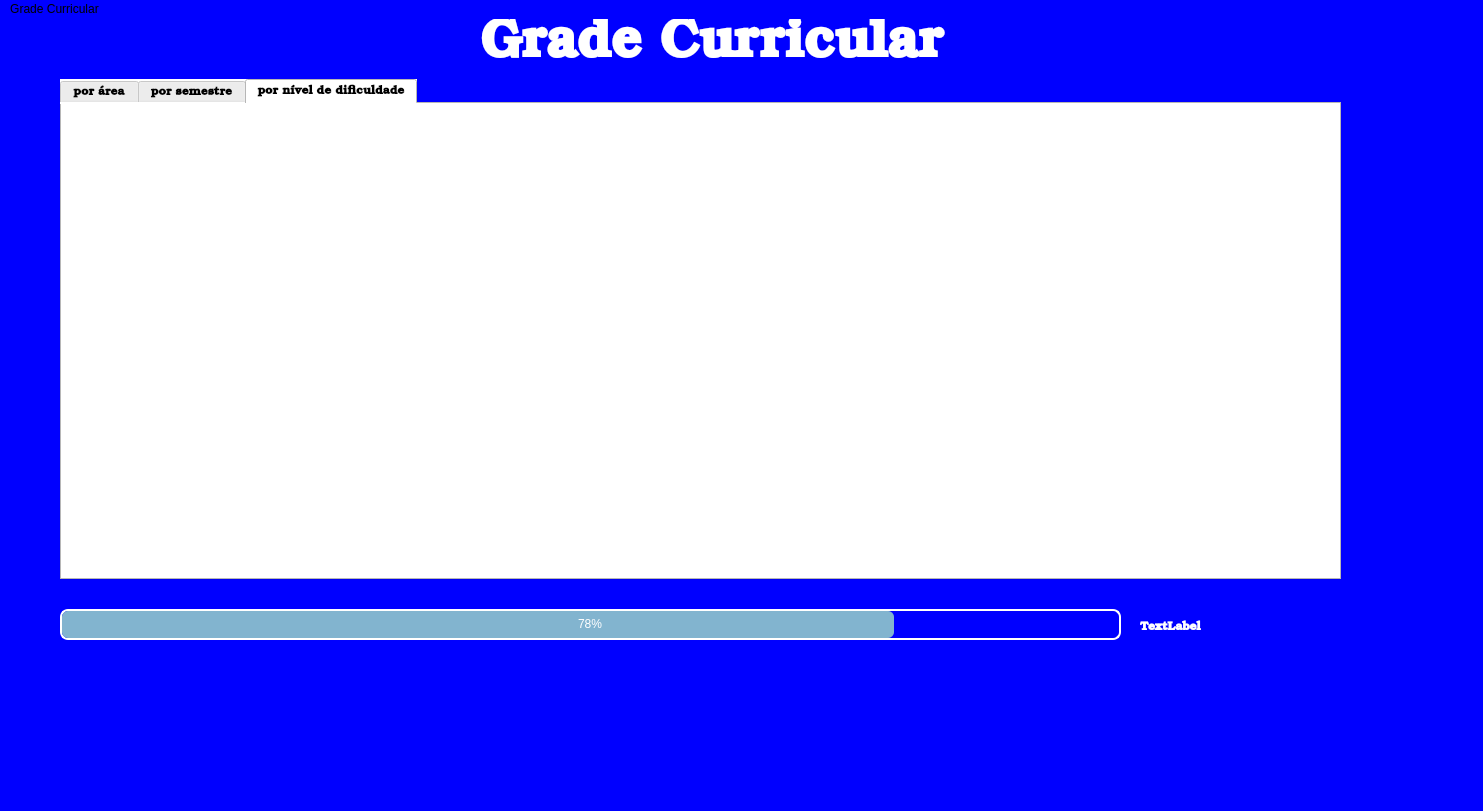
<?xml version="1.0" encoding="UTF-8"?>
<ui version="4.0">
 <class>ModuloGradeCompleta</class>
 <widget class="QMainWindow" name="ModuloGradeCompleta">
  <property name="geometry">
   <rect>
    <x>0</x>
    <y>0</y>
    <width>1483</width>
    <height>811</height>
   </rect>
  </property>
  <property name="windowTitle">
   <string>MainWindow</string>
  </property>
  <property name="styleSheet">
   <string notr="true">background-color: blue;</string>
  </property>
  <widget class="QWidget" name="centralwidget">
   <widget class="QLabel" name="label">
    <property name="geometry">
     <rect>
      <x>480</x>
      <y>0</y>
      <width>501</width>
      <height>51</height>
     </rect>
    </property>
    <property name="font">
     <font>
      <family>Bookman Old Style</family>
      <pointsize>40</pointsize>
      <bold>true</bold>
     </font>
    </property>
    <property name="styleSheet">
     <string notr="true">color: white</string>
    </property>
    <property name="text">
     <string>Grade Curricular</string>
    </property>
   </widget>
   <widget class="QTabWidget" name="tabsGrade">
    <property name="geometry">
     <rect>
      <x>60</x>
      <y>60</y>
      <width>1281</width>
      <height>501</height>
     </rect>
    </property>
    <property name="font">
     <font>
      <family>Bookman Old Style</family>
      <bold>true</bold>
     </font>
    </property>
    <property name="styleSheet">
     <string notr="true">background: white; color: black</string>
    </property>
    <property name="currentIndex">
     <number>2</number>
    </property>
    <widget class="QWidget" name="tab_gradeGeral">
     <attribute name="title">
      <string>por área</string>
     </attribute>
     <widget class="QWidget" name="widget_gradeGeral" native="true">
      <property name="geometry">
       <rect>
        <x>19</x>
        <y>20</y>
        <width>1231</width>
        <height>441</height>
       </rect>
      </property>
     </widget>
    </widget>
    <widget class="QWidget" name="tab_GradeProgresso">
     <property name="font">
      <font>
       <family>Bookman Old Style</family>
       <bold>true</bold>
      </font>
     </property>
     <attribute name="title">
      <string>por semestre</string>
     </attribute>
     <widget class="QWidget" name="widget_gradeProgresso" native="true">
      <property name="geometry">
       <rect>
        <x>20</x>
        <y>20</y>
        <width>1241</width>
        <height>501</height>
       </rect>
      </property>
     </widget>
    </widget>
    <widget class="QWidget" name="tab_GradeDificuldade">
     <property name="font">
      <font>
       <family>Bookman Old Style</family>
       <bold>true</bold>
      </font>
     </property>
     <attribute name="title">
      <string>por nível de dificuldade</string>
     </attribute>
     <widget class="QWidget" name="widget_gradeDificuldade" native="true">
      <property name="geometry">
       <rect>
        <x>10</x>
        <y>10</y>
        <width>1241</width>
        <height>501</height>
       </rect>
      </property>
     </widget>
    </widget>
   </widget>
   <widget class="QLabel" name="labelCHGrade">
    <property name="geometry">
     <rect>
      <x>1140</x>
      <y>600</y>
      <width>201</width>
      <height>16</height>
     </rect>
    </property>
    <property name="font">
     <font>
      <family>Bookman Old Style</family>
      <bold>true</bold>
     </font>
    </property>
    <property name="styleSheet">
     <string notr="true">color: white</string>
    </property>
    <property name="text">
     <string>TextLabel</string>
    </property>
   </widget>
   <widget class="QProgressBar" name="progressBarGrade">
    <property name="geometry">
     <rect>
      <x>60</x>
      <y>590</y>
      <width>1061</width>
      <height>31</height>
     </rect>
    </property>
    <property name="styleSheet">
     <string notr="true">QProgressBar {color: white;    border: 2px solid white;    border-radius: 8px;  text-align: center;} QProgressBar::chunk {background-color: #82b4cf; border-radius: 6px;}</string>
    </property>
    <property name="minimum">
     <number>6</number>
    </property>
    <property name="value">
     <number>80</number>
    </property>
   </widget>
  </widget>
  <widget class="QMenuBar" name="menubar">
   <property name="geometry">
    <rect>
     <x>0</x>
     <y>0</y>
     <width>1483</width>
     <height>22</height>
    </rect>
   </property>
   <widget class="QMenu" name="menuGrade_Curricular">
    <property name="title">
     <string>Grade Curricular</string>
    </property>
   </widget>
   <addaction name="menuGrade_Curricular"/>
  </widget>
  <widget class="QStatusBar" name="statusbar"/>
 </widget>
 <resources/>
 <connections/>
</ui>
